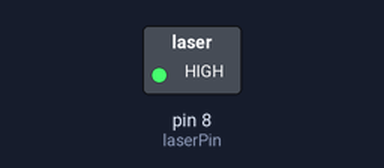
The sketch below on a simulated Arduino Uno, built with avr-gcc and run on an emulated ATmega328P. Shown: switched loads named in the sketch (green lamp = pin HIGH). Dashed ring = blinking.

Above: at 0.5 s.
Timing chart, 0 to 4.6 s (numbered marks = the images above):
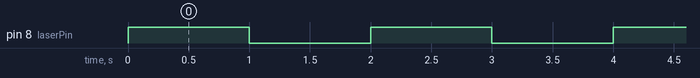

Measured:
- by itself, pin 8 (laserPin): alternates HIGH for 1.0 s and LOW for 1.0 s

The sketch:

Laser.ino
```cpp
int laserPin = 8;

void setup() {
  pinMode(laserPin, OUTPUT);  // Define the digital output interface pin 13
}

void loop() {
  digitalWrite(laserPin, HIGH); // Open the laser head
  delay(1000); // Delay one second
  digitalWrite(laserPin, LOW); // Close the laser head
  delay(1000);
}
```
